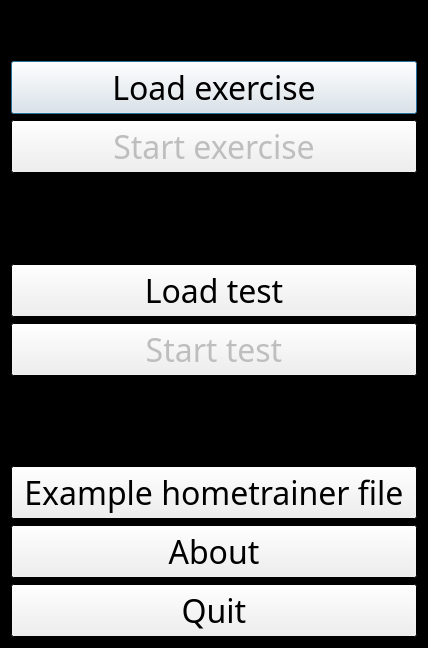
<?xml version="1.0" encoding="UTF-8"?>
<ui version="4.0">
 <class>QtMenuDialog</class>
 <widget class="QDialog" name="QtMenuDialog">
  <property name="geometry">
   <rect>
    <x>0</x>
    <y>0</y>
    <width>428</width>
    <height>648</height>
   </rect>
  </property>
  <property name="palette">
   <palette>
    <active>
     <colorrole role="Base">
      <brush brushstyle="SolidPattern">
       <color alpha="255">
        <red>255</red>
        <green>255</green>
        <blue>255</blue>
       </color>
      </brush>
     </colorrole>
     <colorrole role="Window">
      <brush brushstyle="SolidPattern">
       <color alpha="255">
        <red>0</red>
        <green>0</green>
        <blue>0</blue>
       </color>
      </brush>
     </colorrole>
    </active>
    <inactive>
     <colorrole role="Base">
      <brush brushstyle="SolidPattern">
       <color alpha="255">
        <red>255</red>
        <green>255</green>
        <blue>255</blue>
       </color>
      </brush>
     </colorrole>
     <colorrole role="Window">
      <brush brushstyle="SolidPattern">
       <color alpha="255">
        <red>0</red>
        <green>0</green>
        <blue>0</blue>
       </color>
      </brush>
     </colorrole>
    </inactive>
    <disabled>
     <colorrole role="Base">
      <brush brushstyle="SolidPattern">
       <color alpha="255">
        <red>0</red>
        <green>0</green>
        <blue>0</blue>
       </color>
      </brush>
     </colorrole>
     <colorrole role="Window">
      <brush brushstyle="SolidPattern">
       <color alpha="255">
        <red>0</red>
        <green>0</green>
        <blue>0</blue>
       </color>
      </brush>
     </colorrole>
    </disabled>
   </palette>
  </property>
  <property name="font">
   <font>
    <family>Impact</family>
    <pointsize>24</pointsize>
   </font>
  </property>
  <property name="windowTitle">
   <string>Hometrainer</string>
  </property>
  <property name="autoFillBackground">
   <bool>false</bool>
  </property>
  <layout class="QVBoxLayout" name="verticalLayout">
   <item>
    <widget class="QLabel" name="label">
     <property name="text">
      <string/>
     </property>
     <property name="pixmap">
      <pixmap resource="ToolHometrainer.qrc">:/images/Hometrainer.png</pixmap>
     </property>
    </widget>
   </item>
   <item>
    <widget class="QPushButton" name="button_load_exercise">
     <property name="text">
      <string>Load exercise</string>
     </property>
    </widget>
   </item>
   <item>
    <widget class="QPushButton" name="button_start_exercise">
     <property name="enabled">
      <bool>false</bool>
     </property>
     <property name="text">
      <string>Start exercise</string>
     </property>
    </widget>
   </item>
   <item>
    <spacer name="verticalSpacer">
     <property name="orientation">
      <enum>Qt::Vertical</enum>
     </property>
     <property name="sizeHint" stdset="0">
      <size>
       <width>20</width>
       <height>40</height>
      </size>
     </property>
    </spacer>
   </item>
   <item>
    <widget class="QPushButton" name="button_load_test">
     <property name="text">
      <string>Load test</string>
     </property>
    </widget>
   </item>
   <item>
    <widget class="QPushButton" name="button_start_test">
     <property name="enabled">
      <bool>false</bool>
     </property>
     <property name="text">
      <string>Start test</string>
     </property>
    </widget>
   </item>
   <item>
    <spacer name="verticalSpacer_2">
     <property name="orientation">
      <enum>Qt::Vertical</enum>
     </property>
     <property name="sizeHint" stdset="0">
      <size>
       <width>20</width>
       <height>40</height>
      </size>
     </property>
    </spacer>
   </item>
   <item>
    <widget class="QPushButton" name="pushButton">
     <property name="text">
      <string>Example hometrainer file</string>
     </property>
    </widget>
   </item>
   <item>
    <widget class="QPushButton" name="button_about">
     <property name="text">
      <string>About</string>
     </property>
    </widget>
   </item>
   <item>
    <widget class="QPushButton" name="button_quit">
     <property name="text">
      <string>Quit</string>
     </property>
    </widget>
   </item>
  </layout>
 </widget>
 <resources>
  <include location="ToolHometrainer.qrc"/>
 </resources>
 <connections/>
</ui>
